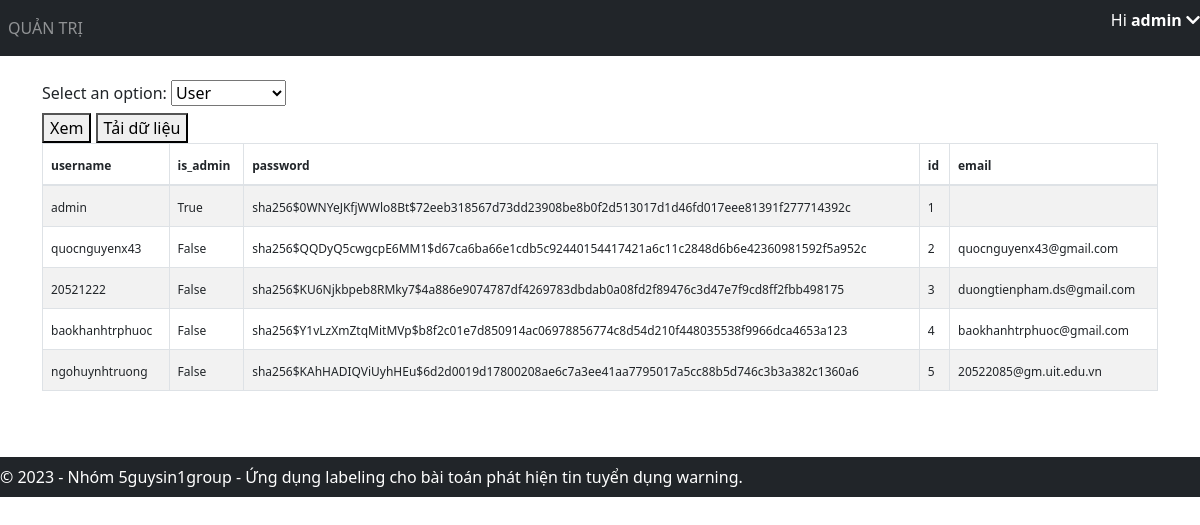
/view-data (signed in), run on an earlier commit of the app's database.
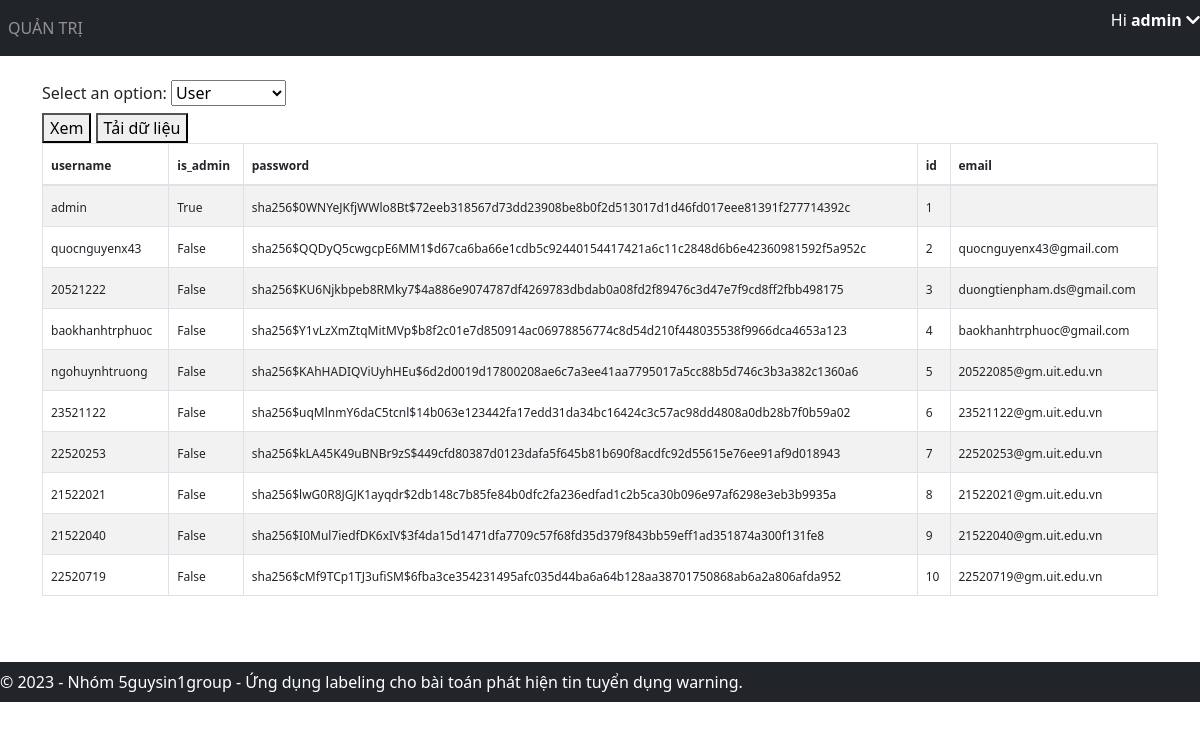
And on a later commit of the database.
### application/models.py (models this page shows)
class User(db.Model, UserMixin):
    id = db.Column(db.Integer, primary_key=True)
    email = db.Column(db.String(150), unique=True)
    username = db.Column(db.String(20), unique=True)
    password = db.Column(db.String(150))
    is_admin = db.Column(db.Boolean, default=False)
    annotations = db.relationship('Annotation')

### application/views.py (the view, shortened to what this page needs)
@views.route('/view-data', methods=['GET', 'POST'])
@login_required
def view_data():
    if not current_user.is_admin:
        return "Không có quyền truy cập vào trang quản trị admin.", 403
    data = User.query.all()
    data = [d.__dict__ for d in data]
    for d in data:
        d.pop('_sa_instance_state', None)
    return render_template(
        "view_data.html",
        user=current_user,
        data=data,
    )

### application/__init__.py (called while the page is built)
def create_app():
    app = Flask(__name__)
    app.config['SECRET_KEY'] = 'hjshjhdjah kjshkjdhjs' # random key
    app.config['SQLALCHEMY_DATABASE_URI'] = f'sqlite:///{DB_NAME}'
    db.init_app(app)
    from .views import views
    from .auth import auth
    app.register_blueprint(views, url_prefix='/')
    app.register_blueprint(auth, url_prefix='/')
    from .models import User
    with app.app_context():
        db.create_all()
        create_admin(db)
    login_manager = LoginManager()
    login_manager.login_view = 'auth.login'
    login_manager.init_app(app)
    @login_manager.user_loader
    def load_user(id):
        return User.query.get(int(id))
    return app

### application/templates/view_data.html (shortened to what this page needs)
{% extends "base.html" %}
{% block content %}
<link href="https://cdn.jsdelivr.net/npm/bootstrap@5.3.0/dist/css/bootstrap.min.css" rel="stylesheet">
<form method="POST">
    <label for="table-select">Select an option:</label>
    <select id="table-select" name="table-select">
        <option value="user" selected>User</option>
    </select>
    <br>
    <button type="submit" name="action" value="view">Xem</button>
    <button type="submit" name="action" value="download">Tải dữ liệu</button>
</form>
<div style="overflow-x: auto">
    <table id="data" class="table table-condensed table-bordered table-hover table-striped">
        <thead>
            <tr>
                {% if data %}
                    {% for key in data[0].keys() %}
                        <th><span style="font-size: 12px;" data-toggle="tooltip" data-placement="top" title="{{ key }}">{{ key }}</span></th>
                    {% endfor %}
                {% endif %}
            </tr>
        </thead>
        <tbody>
            {% if data %}
                {% for item in data %}
                    <tr>
                        {% for key in data[0].keys() %}
                            <td tabindex="1"><span style="font-size: 12px;" title="{{ item[key] }}" class="ellipsis">{{ item[key] }}</span></td>
                        {% endfor %}
                    </tr>
                {% endfor %}
            {% endif %}
        </tbody>
    </table>
</div>
{% endblock %}

### application/templates/base.html (shortened to what this page needs)
<!DOCTYPE html>
<html>
<head>
    <link rel="stylesheet" href="https://stackpath.bootstrapcdn.com/bootstrap/4.4.1/css/bootstrap.min.css" />
    <link rel="stylesheet" href="https://stackpath.bootstrapcdn.com/font-awesome/4.7.0/css/font-awesome.min.css" />
    <link rel="stylesheet" href="https://cdnjs.cloudflare.com/ajax/libs/font-awesome/5.15.4/css/all.min.css">
</head>
<body>
    <nav class="navbar navbar-expand-lg navbar-dark bg-dark">
        <div class="collapse navbar-collapse" id="navbar">
            <div class="navbar-nav">
                {% if user.is_admin %}
                <a class="nav-item nav-link" id="admin" href="/admin">QUẢN TRỊ</a>
                {% endif %}
            </div>
        </div>
        {% if user.is_authenticated %}
        <p id="greeting" class="text-white">Hi <strong>{{ user.username }}  </strong><i class="fas fa-chevron-down" id="arrow-down"></i></p>
        {% endif %}
    </nav>
    <br>
    <div class="container">{% block content %} {% endblock %}</div>
    <footer class="navbar navbar-dark bg-dark text-center py-2" style="margin-top: 50px;">
        &copy; 2023 - Nhóm 5guysin1group - Ứng dụng labeling cho bài toán phát hiện tin tuyển dụng warning.
    </footer>
</body>
</html>

What changed in the data, as far as the page shows it:
added User: username "23521122" "False" "sha256$uqMlnmY6daC5tcnl$14b063e123442fa17edd31da34bc16424c3c57ac98dd4808a0db28b7f0b59a02" "6" "23521122@gm.uit.edu.vn"
added User: username "22520253" "False" "sha256$kLA45K49uBNBr9zS$449cfd80387d0123dafa5f645b81b690f8acdfc92d55615e76ee91af9d018943" "7" "22520253@gm.uit.edu.vn"
added User: username "21522021" "False" "sha256$lwG0R8JGJK1ayqdr$2db148c7b85fe84b0dfc2fa236edfad1c2b5ca30b096e97af6298e3eb3b9935a" "8" "21522021@gm.uit.edu.vn"
added User: username "21522040" "False" "sha256$I0Mul7iedfDK6xIV$3f4da15d1471dfa7709c57f68fd35d379f843bb59eff1ad351874a300f131fe8" "9" "21522040@gm.uit.edu.vn"
added User: username "22520719" "False" "sha256$cMf9TCp1TJ3ufiSM$6fba3ce354231495afc035d44ba6a64b128aa38701750868ab6a2a806afda952" "10" "22520719@gm.uit.edu.vn"
